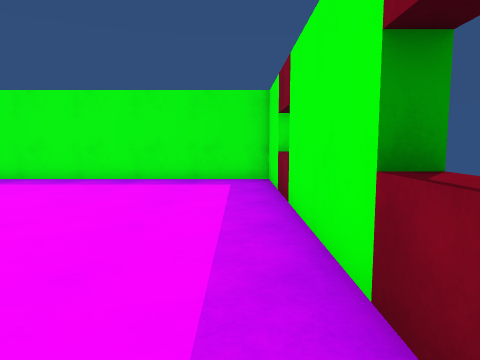
view 1 (above)

16 first-person views from a walk through a 3-D level made in the Unity game engine. The camera is 1.2 m above the floor, tilts 6° down and sees 70° across. The floor is counted in squares, 1 m on a side. Each view is taken from the middle of a square. On the plan, view 1 faces up. The plan holds only what a view shows up to about 14 squares ahead; the rest is blank. The place goes on beyond the plan. Surface patterns are stand-ins for the level's own textures.

view 2
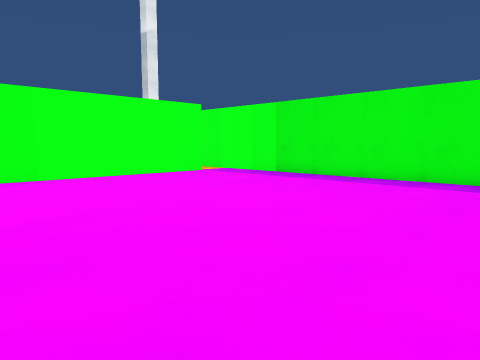

view 3
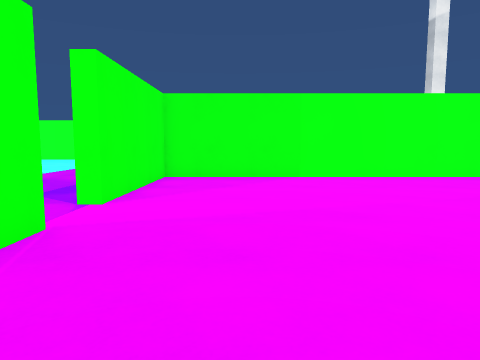

view 4
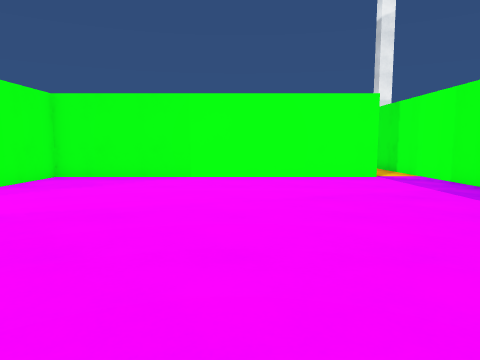

view 5
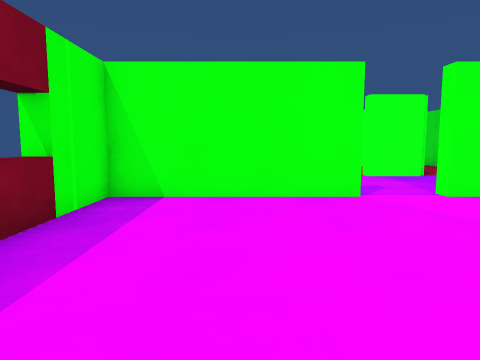

view 6
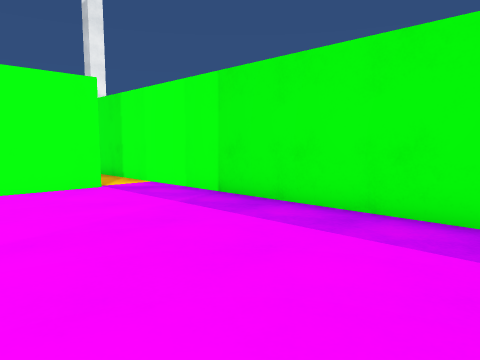

view 7
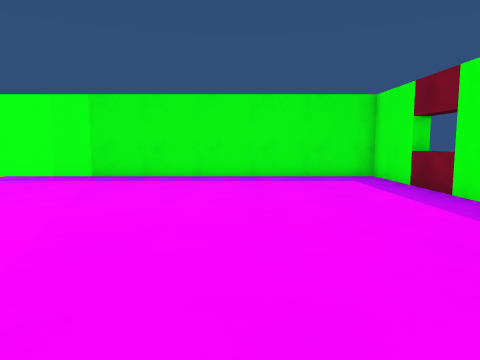

view 8
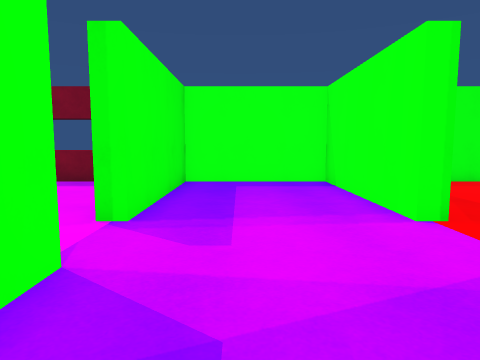

view 9
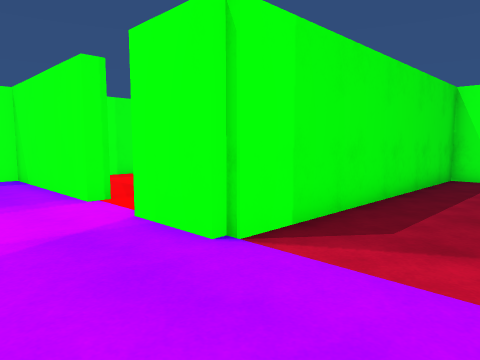

view 10
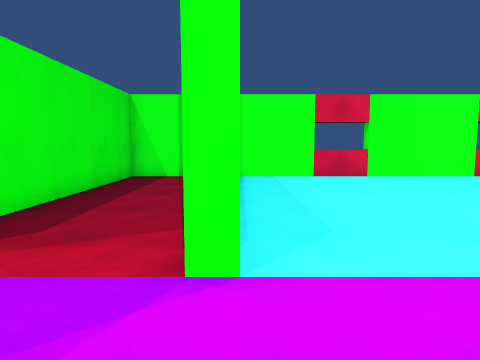

view 11
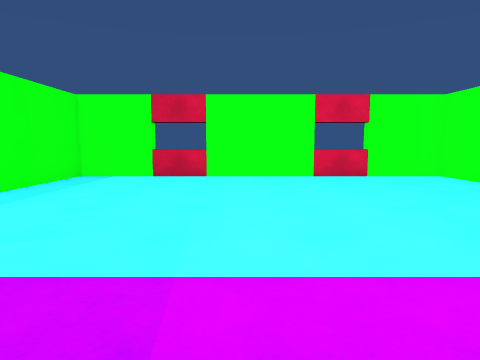

view 12
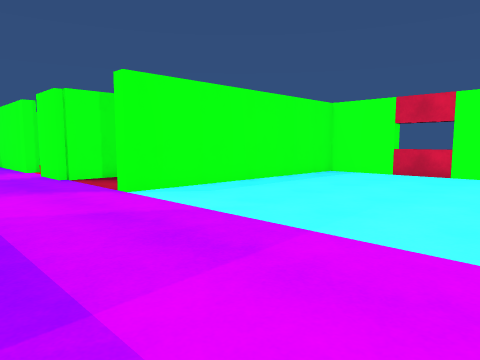

view 13
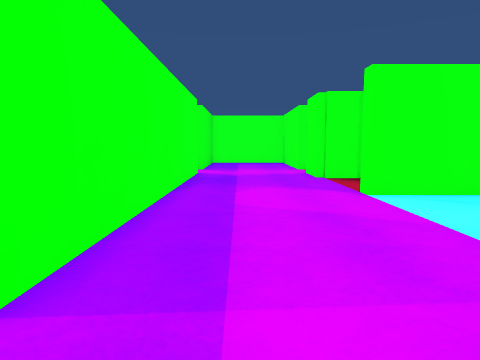

view 14
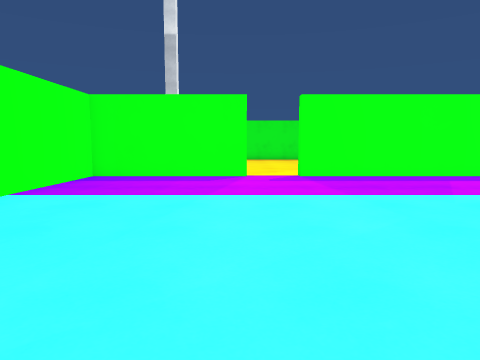

view 15
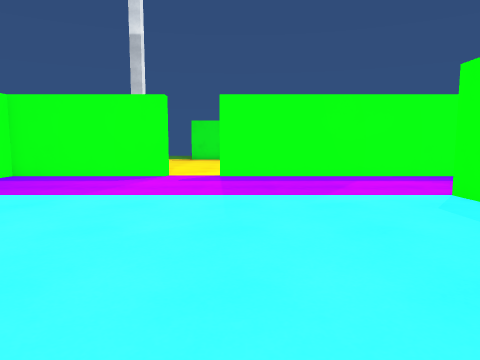

view 16
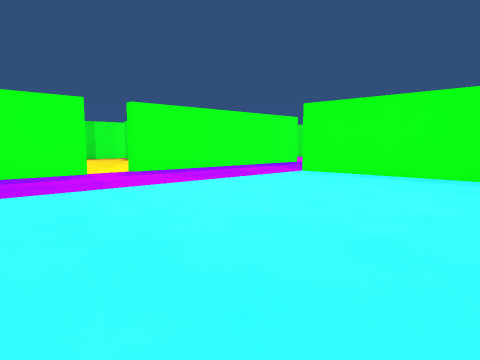

### Floor plan
Points are (right, up) in squares from view 1. A wall is a line through its corners. A room is listed if a view was taken in it or the views show most of it. See-through windows are left out.
Room 1 (views 1, 2, 3, 4, 5, 6, 7)
walls: (-4.8, -1.7) (1, -1.7) (1, 11.8) (-12.6, 11.8); (-12.5, 10) (-12.5, -1.7) (-6.8, -1.7)
ways out: opening at (-5.5, -2) to room 2; opening at (-13, 10.5)
Room 2 (views 8, 9, 10, 11, 12, 13, 14, 15, 16)
walls: (-20.7, -1.8) (-20.7, -2.3) (-26.5, -2.3) (-26.5, -3.1); (-11, -16.8) (-9, -16.8) (-9, -6.8) (-6.8, -6.8) (-6.8, -7.2); (-4.8, -7.4) (-4.8, -6.8) (1, -6.8) (1, -2.3) (-4.8, -2.3) (-4.8, -1.7); (-6.8, -1.7) (-6.8, -2.3) (-18.7, -2.3) (-18.7, -1.8); (-26.5, -16.8) (-13, -16.8) (-13, -7) (-12.5, -7)
ways out: opening at (-5.5, -2) to room 1; opening at (-19.5, -2); opening at (-5.5, -7)

Where each view was taken, in squares from view 1:
view 1: 0 up, 0 right, facing up
view 2: 0 up, 0 right, facing up-left
view 3: 1 up, 0 right, facing left
view 4: 5 up, 0 right, facing left
view 5: 6 up, 2 left, facing down
view 6: 6 up, 3 left, facing up-left
view 7: 1 down, 4 left, facing up
view 8: 4 down, 10 left, facing right
view 9: 4 down, 12 left, facing down-right
view 10: 4 down, 13 left, facing down
view 11: 4 down, 19 left, facing down
view 12: 3 down, 21 left, facing down-right
view 13: 4 down, 21 left, facing right
view 14: 15 down, 21 left, facing up
view 15: 15 down, 18 left, facing up
view 16: 16 down, 26 left, facing up-right
